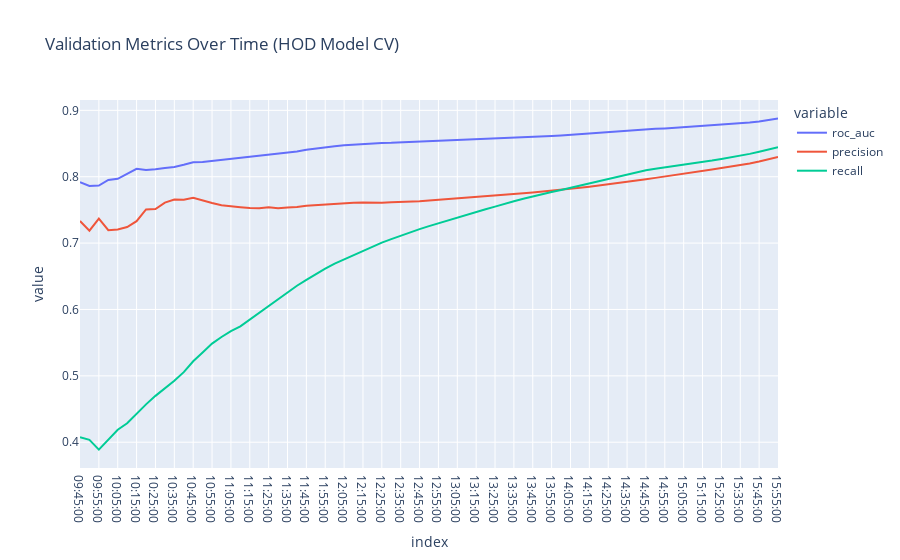

This figure's notebook cell:
### Code cell
import datetime
import plotly.express as px


time_range = [datetime.time(hour, minute) for hour in range(9, 16) for minute in range(0, 60, 5)]
time_range = [x for x in time_range if x >= datetime.time(9,45)]
df_val = pd.DataFrame()
for t in time_range:
    X_val = X_test.loc[X_test['time'] <= t].copy()
    y_val = y_test.loc[X_val.index, 'hod_in'].copy()

    y_pred_val = hod_model_cv.predict_proba(X_val)[:,-1]

    df_val.loc[t, [
        'roc_auc',
        'precision',
        'recall'
    ]] =  roc_auc_score(y_val, y_pred_val), precision_score(y_val, y_pred_val > 0.5), recall_score(y_val, y_pred_val > 0.5)


fig = px.line(df_val, title='Validation Metrics Over Time (HOD Model CV)')
fig.show()
